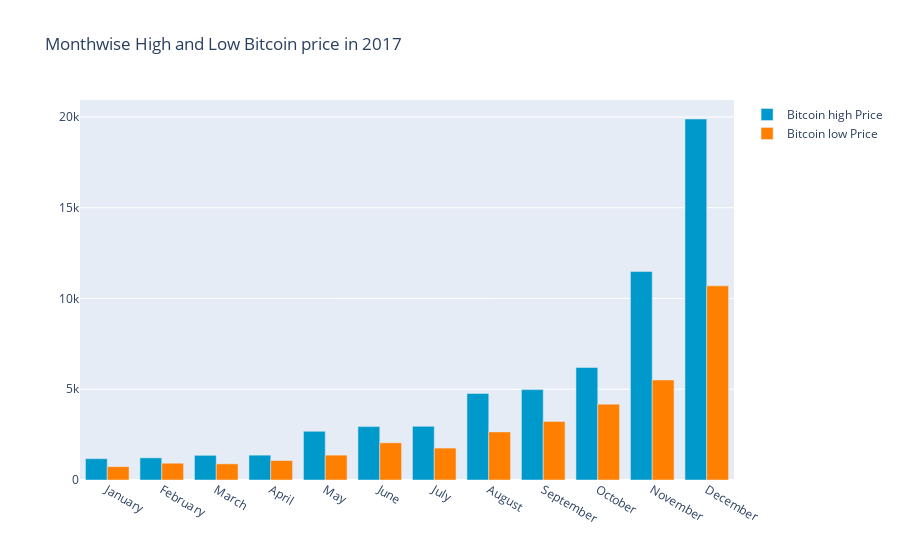

The notebook cell saved with this chart:
### Code cell
data_2017.groupby(data_2017['date'].dt.strftime('%B'))['lo'].min()
monthvise_high = data_2017.groupby(data['date'].dt.strftime('%B'))['hi'].max()
monthvise_high = monthvise_high.reindex(new_order, axis=0)

monthvise_low = data_2017.groupby(data_2017['date'].dt.strftime('%B'))['lo'].min()
monthvise_low = monthvise_low.reindex(new_order, axis=0)

fig = go.Figure()
fig.add_trace(go.Bar(
    x=monthvise_high.index,
    y=monthvise_high,
    name='Bitcoin high Price',
    marker_color='rgb(0, 153, 204)'
))
fig.add_trace(go.Bar(
    x=monthvise_low.index,
    y=monthvise_low,
    name='Bitcoin low Price',
    marker_color='rgb(255, 128, 0)'
))

fig.update_layout(barmode='group', title=' Monthwise High and Low Bitcoin price in 2017')
fig.show()

### Figure 1 — Plotly figure (JSON) as saved in the notebook; plotly's stock layout.template omitted (floating-point values rounded to 4 significant figures)
{"data": [{"marker": {"color": "rgb(0, 153, 204)"}, "name": "Bitcoin high Price", "type": "bar", "x": ["January", "February", "March", "April", "May", "June", "July", "August", "September", "October", "November", "December"], "y": [1175, 1222.0, 1360, 1370.0, 2683.0, 2942.0, 2957, 4769.0, 4980, 6200, 11485, 19890.0]}, {"marker": {"color": "rgb(255, 128, 0)"}, "name": "Bitcoin low Price", "type": "bar", "x": ["January", "February", "March", "April", "May", "June", "July", "August", "September", "October", "November", "December"], "y": [734.6, 925, 890.0, 1071.0, 1371.0, 2050, 1758.0, 2650, 3230.0, 4180.0, 5511.0, 10701]}], "layout": {"barmode": "group", "title": {"text": " Monthwise High and Low Bitcoin price in 2017"}}}
